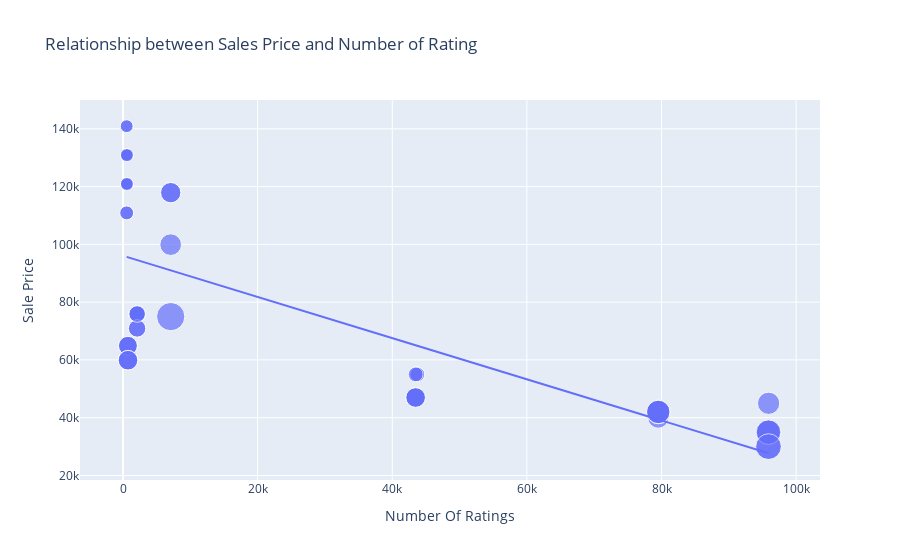

Notebook source saved alongside this figure:
### Code cell
figure = px.scatter(data_frame = data, x = "Number Of Ratings", y = 'Sale Price', 
                    size = 'Discount Percentage', trendline = 'ols', 
                    title = 'Relationship between Sales Price and Number of Rating')

figure.show()
